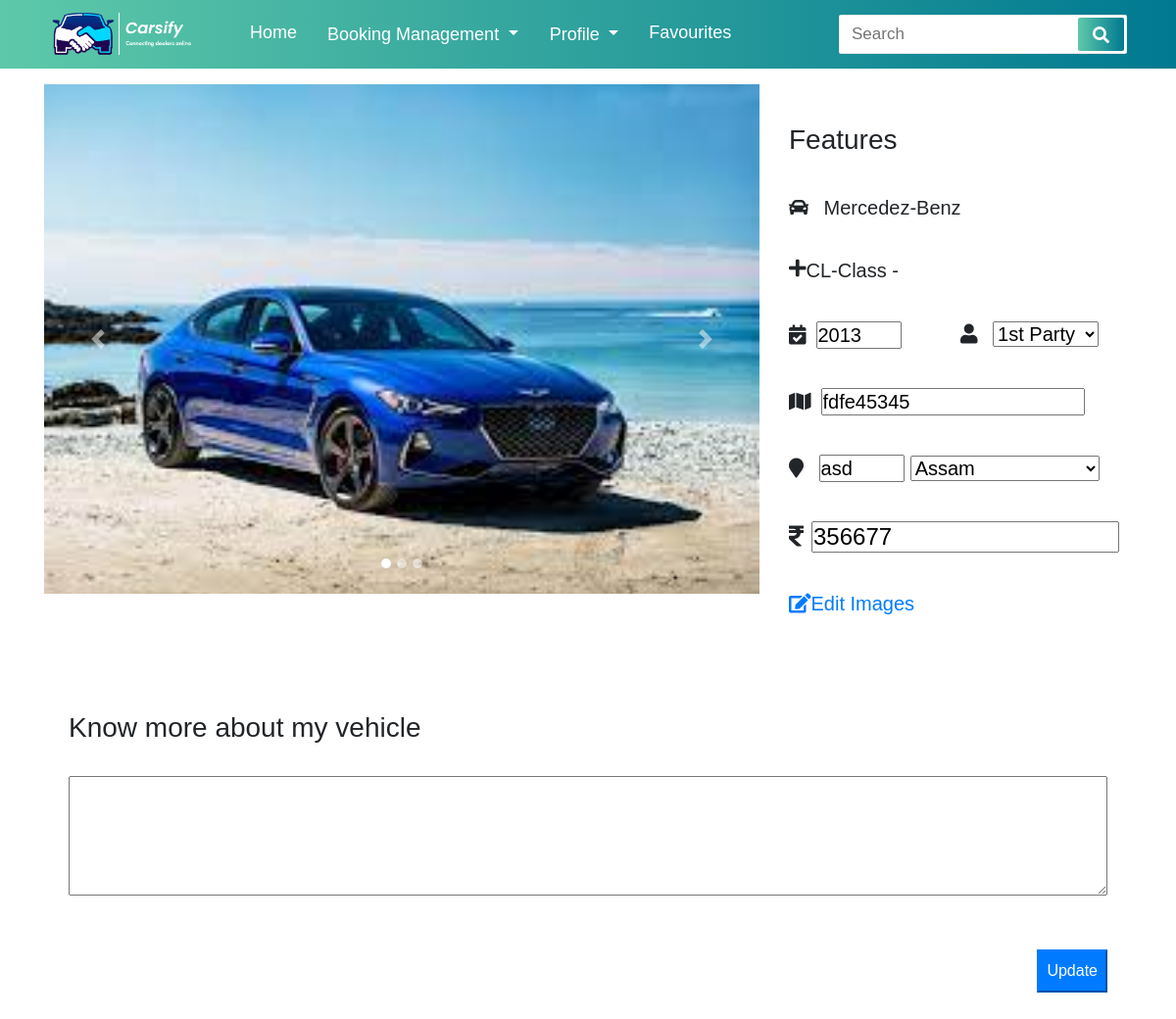
The page /editvehicle/76 (signed in) on the database its author committed.
### CarsifyApp/models.py (models this page shows, shortened)
class Individual_Car_Details(models.Model):
    user = models.ForeignKey(User,on_delete=models.CASCADE,null=True)
    Company = models.ForeignKey(Car_Company,on_delete=models.CASCADE,null=True)
    Model = models.ForeignKey(Car_Model,on_delete=models.CASCADE,null=True)
    Registration_State = models.ForeignKey(India_States, on_delete=models.CASCADE, null=True)
    City = models.TextField(null=True)
    Fuel_Type = models.ForeignKey(Car_Fuel, on_delete=models.CASCADE, null=True)
    Transmission = models.ForeignKey(Transmission_Type, on_delete=models.CASCADE, null=True)
    Owners = models.ForeignKey(Number_of_Owners,on_delete=models.CASCADE,null=True)
    Body_Type = models.ForeignKey(Car_Body_Type,on_delete=models.CASCADE,null=True)
    Car_Status = models.BooleanField(default=False)
    Date_of_Manufacturing = models.DateField(null=True)
    Card_Registration_Number = models.TextField(null=True)
    Car_Varient = models.TextField(null=True)
    KM = models.IntegerField(null=True)
    Showimage = models.ImageField(null=False, blank=False)
    Color = models.TextField(null=True)
    Price = models.IntegerField(null=True)
    Insurance = models.TextField(null=True)
    Insurance_Type = models.TextField(null=True)
    Discription = models.TextField(null=True)
    showB2C = models.BooleanField(default = False)

class Car_Company(models.Model):
    Car_Company_Name = models.TextField(null=True)
    def __str__(self):
        return self.Car_Company_Name

class Car_Model(models.Model):
    Company_Name = models.ForeignKey(Car_Company,on_delete=models.CASCADE,null=True)
    Car_Model_Name = models.TextField(null=True)

### CarsifyApp/views.py (the view, shortened to what this page needs)
# urls.py: path('editvehicle/<int:cid>', Edit_Vehicle_Details, name='Edit_Vehicle_Details'),
@login_required(login_url='CarsifyApp:LoginSignup')
def Edit_Vehicle_Details(request, cid):
    data = Individual_Car_Details.objects.get(id=cid)
    images = Individual_Car_Images.objects.filter(carid=data)
    states = India_States.objects.all()
    owners = Number_of_Owners.objects.all()
    fav_ids = []
    fav = False
    for i in UserFavouriteCars.objects.filter(user=request.user).values():
        fav_ids.append(i.get('carid_id'))
    if cid in fav_ids:
        fav=True
    a_list = len(images)
    noimages = list(range(1, a_list+1))
    images =  images[1:a_list]
    dic={'data':data,'fav':fav,'states':states,'owners':owners, 'images':images, 'noimages':noimages,}
    return render(request, 'editmyvehicle.html', dic)

### CarsifyApp/models.py (called while the page is built)
    def __str__(self):
        return self.State_Name

### CarsifyApp/templates/editmyvehicle.html (shortened to what this page needs)
{% load static %}
<!DOCTYPE html>
<html lang="en">
  <head>
    <link
      rel="stylesheet"
      href="{% static 'assets/stylesheets/viewdetails.css' %}"
    />
    <link
      rel="stylesheet"
      href="{% static 'assets/stylesheets/navigation.css' %}"
    />
    <link
      rel="stylesheet"
      href="https://stackpath.bootstrapcdn.com/bootstrap/4.3.1/css/bootstrap.min.css"
    />
    <link
      rel="stylesheet"
      href="https://pro.fontawesome.com/releases/v5.10.0/css/all.css"
    />
  </head>
  <body>
    <nav>
      <div class="logoo">
        <img src="{% static 'assets/images/logo7.png' %}" />
      </div>
      <div class="navitems">
        <li><a href="{% url 'CarsifyApp:Dashboard' %}">Home</a></li>
        <li>
          <a href="#">
            <div class="dropdown show">
              <a
                class="btn dropdown-toggle dropdown-navi"
                href="#"
                role="button"
                id="dropdownMenuLink"
                data-toggle="dropdown"
                aria-haspopup="true"
                aria-expanded="false"
              >
                Booking Management
              </a>
            </div>
          </a>
        </li>
        <li>
          <a href="#"
            ><div class="dropdown show">
              <a
                class="btn dropdown-toggle dropdown-navi"
                href="profile.html"
                role="button"
                id="dropdownMenuLink"
                data-toggle="dropdown"
                aria-haspopup="true"
                aria-expanded="false"
              >
                Profile
              </a>
            </div></a
          >
        </li>
        <li><a href="{% url 'CarsifyApp:Favourites' %}">Favourites</a></li>
      </div>
      <form action="#">
        <input
          type="search"
          class="search-data"
          placeholder="Search"
          required
        />
        <button type="submit" class="fas fa-search"></button>
      </form>
    </nav>
    <div class="container py-3 carousel-details">
      <form action="" method="POST" role="form" id="editVehicle">
        <div class="row">
          <div class="col-lg-8">
            <div
              id="carouselExampleIndicators"
              style="max-height: 65vh"
              class="carousel slide"
              data-ride="carousel"
            >
              <ol class="carousel-indicators">
                <li
                  data-target="#carouselExampleIndicators"
                  data-slide-to="0"
                  class="active"
                ></li>
                {% for i in noimages %}
                <li
                  data-target="#carouselExampleIndicators"
                  data-slide-to="{{ i }}"
                ></li>
                {% endfor %}
              </ol>
              <div class="carousel-inner" style="height: 65vh">
                <div class="carousel-item active">
                  <img class="d-block w-100" src="{{ data.Showimage.url }}" />
                </div>
              </div>
              <a
                class="carousel-control-prev"
                href="#carouselExampleIndicators"
                role="button"
                data-slide="prev"
              >
                <span
                  class="carousel-control-prev-icon"
                  aria-hidden="true"
                ></span>
              </a>
              <a
                class="carousel-control-next"
                href="#carouselExampleIndicators"
                role="button"
                data-slide="next"
              >
                <span
                  class="carousel-control-next-icon"
                  aria-hidden="true"
                ></span>
              </a>
            </div>
          </div>
          <div class="col-lg-4 py-4 features-details">
            <div class="py-3 model">
              <h3>Features</h3>
            </div>
            <div class="py-3 model">
              <h5> <i class="fas fa-car"> </i> {{ data.Company }} </h5><br>
            </div>
            <div>
              <h5 class="py-3 model"><i class="fa fa-plus"> </i> {{ data.Model.Car_Model_Name }} - {{ data.Car_Varient }} </h5>
            </div>
            <div class="py-3 model">
              <h5>
                <i class="fas fa-calendar-check"></i
                ><input
                  type="number"
                  value="{{data.Date_of_Manufacturing.year}}"
                  name="manufacturing_year"
                  class="w-50"
                  required
                />
              </h5>
              <h5>
                <i class="fa fa-user"></i>
                <select name="owner"  required>
                  {% for owner in owners %}
                  {% if owner == data.Owners %}
                  <option value="{{owner.id}}" selected>{{owner.Owners}}<sup>{{owner.Postfix}}</sup> Party</option>
                  {% else %}
                  <option value="{{owner.id}}">{{owner.Owners}}<sup>{{owner.Postfix}}</sup> Party</option>
                  {% endif %}
                  {% endfor %}
                </select>
              </h5>
            </div>
            <div class="py-3 model">
              <h5>
                <i class="fa fa-map"></i
                ><input type="text" value="{{data.Card_Registration_Number}}" name="RegistrationNumber"  required/>
              </h5>
            </div>
            <div class="py-3 model">
              <h5>
                <i class="fa fa-map-marker"></i>
                <input
                  type="text"
                  required
                  value="{{data.City}}"
                  name="City"
                  class="w-25"
                />
                <select name="registrationState">
                  {% for state in states %}
                  {% if data.Registration_State == state %}
                  <option value="{{state.id}}" selected>{{state}}</option>
                  {% else %}
                  <option value="{{state.id}}">{{state}}</option>
                  {% endif %} {% endfor %}
                </select>
              </h5>
            </div>
            <div class="py-3 model">
              <h4>
                <i class="fas fa-rupee-sign mr-2"></i><input type="number" value="{{data.Price}}" name="Price" required/>
              </h4>
            </div>
            <div class="py-3 model">
              <h5><a href="{% url 'CarsifyApp:Edit_Vehicle_Images' data.id %}"><i class="fa fa-edit"></i>Edit Images</h5></a>
            </div>
          </div>
        </div>
        <div class="description">
          <h3>Know more about my vehicle</h3>
          <br />
          <textarea class="w-100" rows="5" form="editVehicle" name='description' required>{{data.Discription}}
          </textarea>
          <div class="d-flex justify-content-end">
            <button type="submit" class="p-2 my-5 btn-primary">Update</button>
          </div>
        </div>
      </form>
    </div>
  </body>
</html>

### CarsifyApp/static/assets/stylesheets/viewdetails.css (style rules this page uses)
.carousel-indicators li { border-radius: 50% !important; height: 10px !important; width: 10px !important; }
.features-details .model { display: flex; text-align: left; }
.features-details .model>h3 { width: 50%; }
.features-details .model>h5 { width: 100%; }
.features-details .model>h5>i { margin-right: 10px; }
.description { padding: 50px 25px; text-align: left; }

### CarsifyApp/static/assets/stylesheets/navigation.css (style rules this page uses)
:root { --main-bg-color: #007991; --secondary-bg-color:#5ec9a9; }
* { margin: 0; padding: 0; outline: none; box-sizing: border-box; font-family: 'Montserrat', sans-serif; }
body { background: #f2f2f2; height: 100%; width: 100%; }
li { list-style: none; }
nav { background:var(--main-bg-color); background: -webkit-linear-gradient(to right, var(--secondary-bg-color),var(--main-bg-color)); background: linear-gradient(to right, var(--secondary-bg-color),var(--main-bg-color)); display: flex !important; flex-wrap: wrap; align-items: center; justify-content: space-between; height: 70px; padding: 0 100px ; }
nav .navitems { display: flex; flex: 1; padding: 0 0 0 40px; }
nav .navitems li { list-style: none; padding: 0 15px; }
nav .navitems li a { color: #fff; font-size: 18px; font-weight: 500; text-decoration: none; margin: auto 0px; }
.dropdown-navi { padding: 0px !important; outline: none !important; }
nav form { display: flex; height: 40px; padding: 2px; background: white; min-width: 18%!important; border-radius: 2px; border: 1px solid rgba(155,155,155,0.2); }
nav form .search-data { width: 100%; height: 100%; padding: 0 10px; color: black; font-size: 17px; border: none; font-weight: 500; background: white; }
nav form button { padding: 0 15px; color: #fff; font-size: 17px; background:var(--main-bg-color); background: -webkit-linear-gradient(to right, var(--secondary-bg-color),var(--main-bg-color)); background: linear-gradient(to right, var(--secondary-bg-color),var(--main-bg-color)); border: none; border-radius: 2px; cursor: pointer; }
@media (max-width: 1245px) { nav { padding: 0 50px; } }
.logoo img { width: 150px; background-size: cover; }

### rows shown on the page
Individual_Car_Details: Showimage (picture), Company "Mercedez-Benz", Model.Car_Model_Name "CL-Class", manufacturing_year "2013", RegistrationNumber "fdfe45345", City "asd", Price "356677"

### other values the page prints
form field owner "1st Party"
form field registrationState "Assam"
